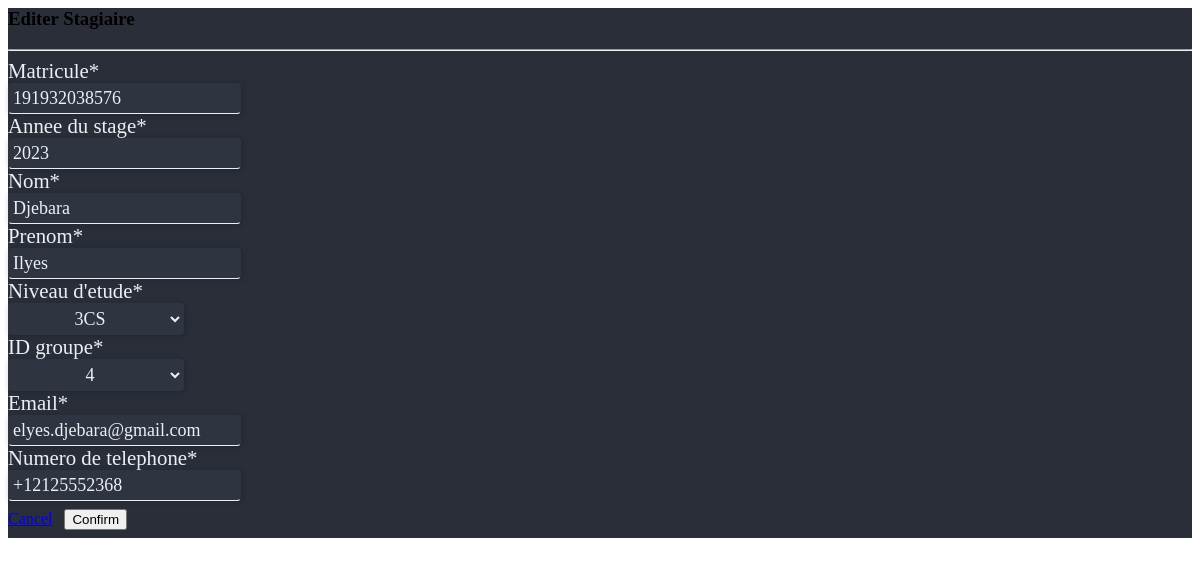
Before: /Stagier/edit/4/ (signed in) with the older database file.
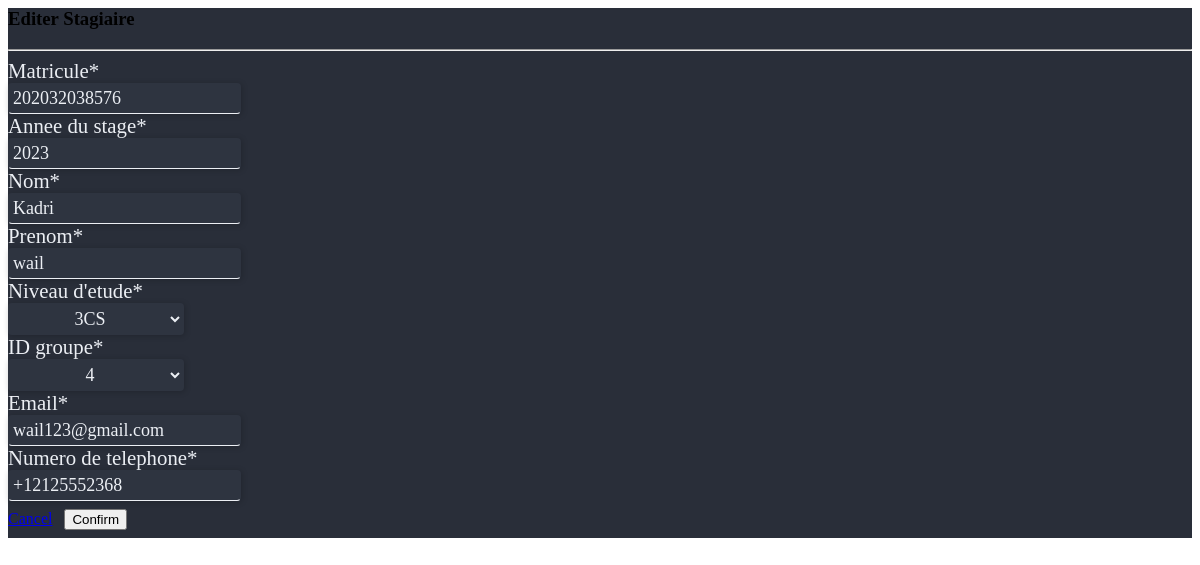
After: the same page with the newer database file.
### gestionnaire/models.py (models this page shows, shortened)
class Stagier(models.Model):
    NIV = (
    ('1CPI', '1CPI'),
    ('2CPI', '2CPI'),
    ('1CS', '1CS'),
    ('2CS', '2CS'),
    ('3CS', '3CS'),
    )
    matricule = models.CharField("Matricule",max_length=12)
    anneeStage = models.CharField("Annee du stage",max_length=12)
    nomStagier = models.CharField("Nom",max_length=120)
    prenomStagier = models.CharField("Prenom",max_length=120)
    niveauDetude = models.CharField("Niveau d'etude",max_length=80,choices=NIV)
    idGroupe = models.ForeignKey(Groupe, on_delete=models.CASCADE, verbose_name="ID groupe")
    emailStagier = models.EmailField("email",max_length=100)
    numeroTelephoneStagier = PhoneNumberField("Numero de telephone",unique = False, null = False, blank = False)
    class Meta:
        unique_together = ['matricule','anneeStage']

### gestionnaire/views.py (the view)
# urls.py: path('Stagier/edit/<int:pk>/', views.StagierEdit, name='dashboard-Stagier-edit'),
@login_required(login_url='user-login')
def StagierEdit(request, pk):
    item = Stagier.objects.get(id=pk)
    if request.method == 'POST':
        form = StagierForm(request.POST, instance=item)
        if form.is_valid():
            form.save()
            return redirect('dashboard-Stagier')
    else:
        form = StagierForm(instance=item)
    context = {
         'item': item,
        'form': form,
    }
    return render(request, 'dashboard/Stagier_edit.html', context)

### gestionnaire/forms.py
class StagierForm (forms.ModelForm ):
    class Meta:
        model = Stagier
        fields = '__all__'

### gestionnaire/models.py (called while the page is built)
    def __str__(self):
        return f'{self.id}'

### gestionnaire/templates/dashboard/Stagier_edit.html (shortened to what this page needs)
{% load crispy_forms_tags %} {% block content %}
<div class="" style="background-color: rgb(41, 46, 57)">
  <div class="p-3">
    <h3 class="text-center">Editer Stagiaire</h3>
    <hr style="background: rgb(236, 239, 244)" />
    <form
      method="POST"
      class="form2"
      action="{% url 'dashboard-Stagier-edit' item.id %}"
    >
      {% csrf_token %} {{ form|crispy }}
      <a class="btn ModalDelete" href="{% url 'dashboard-Stagier' %}">Cancel</a>
      <button class="btn ModalEdit" id="delete" type="submit" value="Confirm">
        Confirm
      </button>
    </form>
  </div>
</div>
{% endblock %}

### gestionnaire/templates/dashboard/Stagier_edit.html (style rules this page uses)
.form2 button { margin: 8px; text-align: center !important; }
.form2 label { font-weight: 500; color: #eceff4; font-size: 1.3rem; transition: 0.25s ease; }
.form2 option { font-weight: 500; color: #eceff4; opacity: 0.7; font-size: 1rem; margin-top: 0; margin-bottom: 60px; text-shadow: 2px 2px 4px white; }
.form2 select { outline-style: none; border: 1px solid transparent; color: rgb(236, 239, 244); border-radius: 4px; background-color: rgb(46, 52, 64); font: inherit; font-size: 1.125rem; padding: 4px 50px; box-shadow: 1px 1px 6px rgba(0, 0, 0, 0.2); transition: border-color 100ms ease-in-out 0s, color 400ms ease-in-out 0s, background-color 400ms ease-in-out 0s; text-align: center; }
.form2 input { outline-style: none; border: 1px solid transparent; color: rgb(236, 239, 244); border-radius: 4px; background-color: rgb(46, 52, 64); font: inherit; font-size: 1.125rem; padding: 4px; box-shadow: 1px 1px 6px rgba(0, 0, 0, 0.2); border-bottom: 1px solid rgb(236, 239, 244); }

Changed rows visible on the page:
changed Stagier "3CS": matricule "191932038576" → "202032038576"; nomStagier "Djebara" → "Kadri"; prenomStagier "Ilyes" → "wail"; emailStagier "elyes.djebara@gmail.com" → "wail123@gmail.com"
